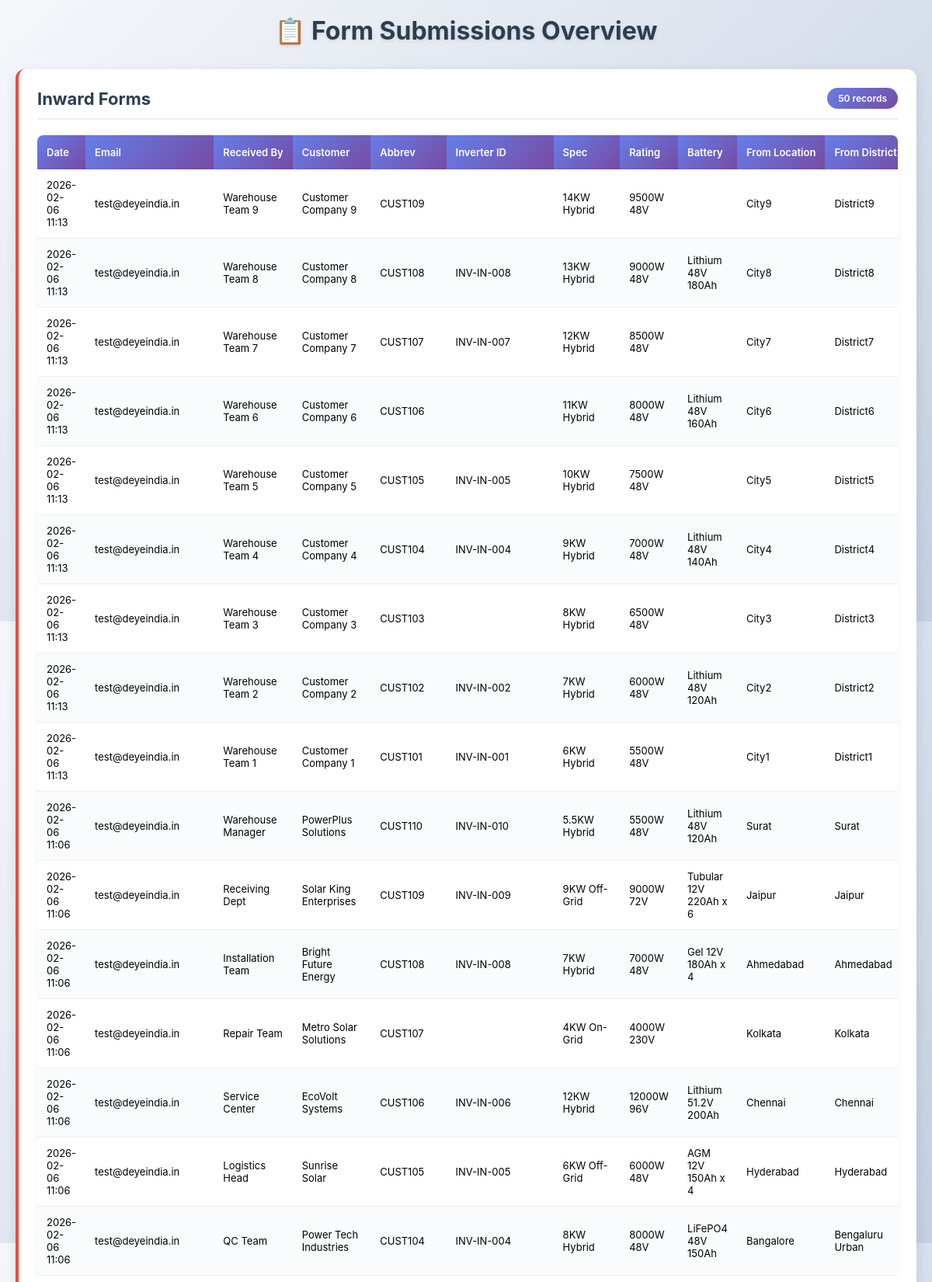
Page /forms/data/ (signed in, upper part) on the committed database.
### forms/models.py (models this page shows, shortened)
class InwardForm(models.Model):
    user = models.ForeignKey('auth.User', on_delete=models.SET_NULL, null=True, blank=True, help_text="User who filled the form")
    inward_object = models.CharField(max_length=50, blank=True, null=True, help_text="Type of object for inward (Inverter, Battery, PCB)")
    ACCESSORY_CHOICES = [
        ('data_logger', 'Data Logger'),
        ('stand', 'Stand'),
    ]
    accessories = models.JSONField(blank=True, null=True, default=list, help_text="Accessories selected (Data Logger, Stand)")
    email = models.EmailField(blank=True, null=True)
    received_by = models.CharField(max_length=255)
    customer_abbrev = models.CharField(max_length=255)
    customer_name = models.CharField(max_length=255)
    received_from_location = models.CharField(max_length=255, blank=True)
    received_from_district = models.CharField(max_length=255, blank=True)
    received_from_state = models.CharField(max_length=255, blank=True)
    pincode = models.CharField(max_length=10, blank=True)
    inverter_id = models.CharField(max_length=255)
    battery_id = models.CharField(max_length=255, blank=True, null=True, help_text="Unique Battery Serial Number")
    inverter_specs = models.CharField(max_length=255)
    inverter_ratings = models.CharField(max_length=255, blank=True)
    battery = models.CharField(max_length=255, blank=True)
    no_of_mppt = models.CharField(max_length=10, blank=True)
    current_mppt = models.CharField(max_length=10, blank=True)
    pcb_serial_number = models.CharField(max_length=255, blank=True, null=True, help_text="PCB Serial Number")
    pcb_quantity = models.PositiveIntegerField(blank=True, null=True, help_text="No of Quantity")
    case_handled_by = models.CharField(max_length=255, blank=True)
    reason = models.CharField(max_length=255)
    transportation_mode = models.CharField(max_length=255, blank=True)
    awb_lr_number = models.CharField(max_length=255, blank=True)
    remarks = models.TextField(blank=True)
    created_at = models.DateTimeField(auto_now_add=True, help_text="Form filled date/time")
    updated_at = models.DateTimeField(auto_now=True)

### forms/views.py (the view)
# urls.py: path('forms/data/', views.forms_data_overview, name='forms_data_overview'),
@login_required
def forms_data_overview(request):
    context = {
        'inwards': InwardForm.objects.order_by('-created_at')[:50],
        'outwards': OutwardForm.objects.order_by('-created_at')[:50],
        'service_reports': ServiceReportForm.objects.order_by('-created_at')[:50],
        'repairs': RepairingForm.objects.order_by('-created_at')[:50],
    }
    return render(request, 'forms/data_overview.html', context)

### forms/templates/forms/data_overview.html (shortened to what this page needs)
<!DOCTYPE html>
<html lang="en">
<head>
</head>
<body>
  <h1>📋 Form Submissions Overview</h1>
  <div class="section">
    <div class="section-header">
      <h2>Inward Forms</h2>
      <span class="count">{{ inwards|length }} records</span>
    </div>
    {% if inwards %}
    <div class="table-wrapper">
    <table>
      <thead>
        <tr>
          <th>Date</th>
          <th>Email</th>
          <th>Received By</th>
          <th>Customer</th>
          <th>Abbrev</th>
          <th>Inverter ID</th>
          <th>Spec</th>
          <th>Rating</th>
          <th>Battery</th>
          <th>From Location</th>
          <th>From District</th>
        </tr>
      </thead>
      <tbody>
        {% for row in inwards %}
        <tr>
          <td>{{ row.created_at|date:"Y-m-d H:i" }}</td>
          <td>{{ row.email }}</td>
          <td>{{ row.received_by }}</td>
          <td>{{ row.customer_name }}</td>
          <td>{{ row.customer_abbrev }}</td>
          <td>{{ row.inverter_id }}</td>
          <td>{{ row.inverter_specs }}</td>
          <td>{{ row.inverter_ratings }}</td>
          <td>{{ row.battery }}</td>
          <td>{{ row.received_from_location }}</td>
          <td>{{ row.received_from_district }}</td>
        </tr>
        {% endfor %}
      </tbody>
    </table>
    </div>
    {% else %}<div class="empty">No records yet.</div>{% endif %}
  </div>
</body>
</html>

### forms/templates/forms/data_overview.html (style rules this page uses)
* { box-sizing: border-box; }
body { font-family: -apple-system, BlinkMacSystemFont, 'Segoe UI', Roboto, Oxygen, Ubuntu, Cantarell, sans-serif; background: linear-gradient(135deg, #f5f7fa 0%, #c3cfe2 100%); margin: 0; padding: 20px; min-height: 100vh; }
h1 { text-align: center; margin: 0 0 30px 0; font-size: 32px; color: #2c3e50; text-shadow: 0 2px 4px rgba(0,0,0,0.1); }
.section { background: #fff; border-radius: 12px; padding: 24px; margin-bottom: 28px; box-shadow: 0 4px 15px rgba(0,0,0,0.1); border-left: 4px solid #3498db; }
.section:nth-child(4) { border-left-color: #e74c3c; }
.section-header { display: flex; justify-content: space-between; align-items: center; margin-bottom: 20px; border-bottom: 2px solid #ecf0f1; padding-bottom: 12px; }
.section-header h2 { margin: 0; font-size: 22px; color: #2c3e50; }
.count { background: linear-gradient(135deg, #667eea 0%, #764ba2 100%); color: white; padding: 6px 14px; border-radius: 20px; font-size: 12px; font-weight: 600; }
.table-wrapper { overflow-x: auto; border-radius: 8px; box-shadow: 0 2px 8px rgba(0,0,0,0.05); }
table { width: 100%; border-collapse: collapse; background: white; }
th { background: linear-gradient(135deg, #667eea 0%, #764ba2 100%); color: white; padding: 14px 12px; font-weight: 600; font-size: 13px; text-align: left; position: sticky; top: 0; white-space: nowrap; }
td { border-bottom: 1px solid #ecf0f1; padding: 12px; font-size: 13px; max-width: 200px; word-wrap: break-word; }
tbody tr { transition: background-color 0.2s ease; }
tbody tr:nth-child(even) { background: #fafbfc; }

### rows in the picture
InwardForm: created_at "2026-02-06 11:13", email "test@deyeindia.in", received_by "Warehouse Team 9", customer_name "Customer Company 9", customer_abbrev "CUST109", inverter_specs "14KW Hybrid", inverter_ratings "9500W 48V", received_from_location "City9", received_from_district "District9"
InwardForm: created_at "2026-02-06 11:13", email "test@deyeindia.in", received_by "Warehouse Team 8", customer_name "Customer Company 8", customer_abbrev "CUST108", inverter_id "INV-IN-008", inverter_specs "13KW Hybrid", inverter_ratings "9000W 48V", battery "Lithium 48V 180Ah", received_from_location "City8", received_from_district "District8"
InwardForm: created_at "2026-02-06 11:13", email "test@deyeindia.in", received_by "Warehouse Team 7", customer_name "Customer Company 7", customer_abbrev "CUST107", inverter_id "INV-IN-007", inverter_specs "12KW Hybrid", inverter_ratings "8500W 48V", received_from_location "City7", received_from_district "District7"
InwardForm: created_at "2026-02-06 11:13", email "test@deyeindia.in", received_by "Warehouse Team 6", customer_name "Customer Company 6", customer_abbrev "CUST106", inverter_specs "11KW Hybrid", inverter_ratings "8000W 48V", battery "Lithium 48V 160Ah", received_from_location "City6", received_from_district "District6"
InwardForm: created_at "2026-02-06 11:13", email "test@deyeindia.in", received_by "Warehouse Team 5", customer_name "Customer Company 5", customer_abbrev "CUST105", inverter_id "INV-IN-005", inverter_specs "10KW Hybrid", inverter_ratings "7500W 48V", received_from_location "City5", received_from_district "District5"
InwardForm: created_at "2026-02-06 11:13", email "test@deyeindia.in", received_by "Warehouse Team 4", customer_name "Customer Company 4", customer_abbrev "CUST104", inverter_id "INV-IN-004", inverter_specs "9KW Hybrid", inverter_ratings "7000W 48V", battery "Lithium 48V 140Ah", received_from_location "City4", received_from_district "District4"
InwardForm: created_at "2026-02-06 11:13", email "test@deyeindia.in", received_by "Warehouse Team 3", customer_name "Customer Company 3", customer_abbrev "CUST103", inverter_specs "8KW Hybrid", inverter_ratings "6500W 48V", received_from_location "City3", received_from_district "District3"
InwardForm: created_at "2026-02-06 11:13", email "test@deyeindia.in", received_by "Warehouse Team 2", customer_name "Customer Company 2", customer_abbrev "CUST102", inverter_id "INV-IN-002", inverter_specs "7KW Hybrid", inverter_ratings "6000W 48V", battery "Lithium 48V 120Ah", received_from_location "City2", received_from_district "District2"
InwardForm: created_at "2026-02-06 11:13", email "test@deyeindia.in", received_by "Warehouse Team 1", customer_name "Customer Company 1", customer_abbrev "CUST101", inverter_id "INV-IN-001", inverter_specs "6KW Hybrid", inverter_ratings "5500W 48V", received_from_location "City1", received_from_district "District1"
InwardForm: created_at "2026-02-06 11:06", email "test@deyeindia.in", received_by "Warehouse Manager", customer_name "PowerPlus Solutions", customer_abbrev "CUST110", inverter_id "INV-IN-010", inverter_specs "5.5KW Hybrid", inverter_ratings "5500W 48V", battery "Lithium 48V 120Ah", received_from_location "Surat", received_from_district "Surat"
InwardForm: created_at "2026-02-06 11:06", email "test@deyeindia.in", received_by "Receiving Dept", customer_name "Solar King Enterprises", customer_abbrev "CUST109", inverter_id "INV-IN-009", inverter_specs "9KW Off-Grid", inverter_ratings "9000W 72V", battery "Tubular 12V 220Ah x 6", received_from_location "Jaipur", received_from_district "Jaipur"
InwardForm: created_at "2026-02-06 11:06", email "test@deyeindia.in", received_by "Installation Team", customer_name "Bright Future Energy", customer_abbrev "CUST108", inverter_id "INV-IN-008", inverter_specs "7KW Hybrid", inverter_ratings "7000W 48V", battery "Gel 12V 180Ah x 4", received_from_location "Ahmedabad", received_from_district "Ahmedabad"
InwardForm: created_at "2026-02-06 11:06", email "test@deyeindia.in", received_by "Repair Team", customer_name "Metro Solar Solutions", customer_abbrev "CUST107", inverter_specs "4KW On-Grid", inverter_ratings "4000W 230V", received_from_location "Kolkata", received_from_district "Kolkata"
InwardForm: created_at "2026-02-06 11:06", email "test@deyeindia.in", received_by "Service Center", customer_name "EcoVolt Systems", customer_abbrev "CUST106", inverter_id "INV-IN-006", inverter_specs "12KW Hybrid", inverter_ratings "12000W 96V", battery "Lithium 51.2V 200Ah", received_from_location "Chennai", received_from_district "Chennai"
InwardForm: created_at "2026-02-06 11:06", email "test@deyeindia.in", received_by "Logistics Head", customer_name "Sunrise Solar", customer_abbrev "CUST105", inverter_id "INV-IN-005", inverter_specs "6KW Off-Grid", inverter_ratings "6000W 48V", battery "AGM 12V 150Ah x 4", received_from_location "Hyderabad", received_from_district "Hyderabad"
InwardForm: created_at "2026-02-06 11:06", email "test@deyeindia.in", received_by "QC Team", customer_name "Power Tech Industries", customer_abbrev "CUST104", inverter_id "INV-IN-004", inverter_specs "8KW Hybrid", inverter_ratings "8000W 48V", battery "LiFePO4 48V 150Ah", received_from_location "Bangalore", received_from_district "Bengaluru Urban"

### other values in the picture
{{ inwards|length }} "50"
